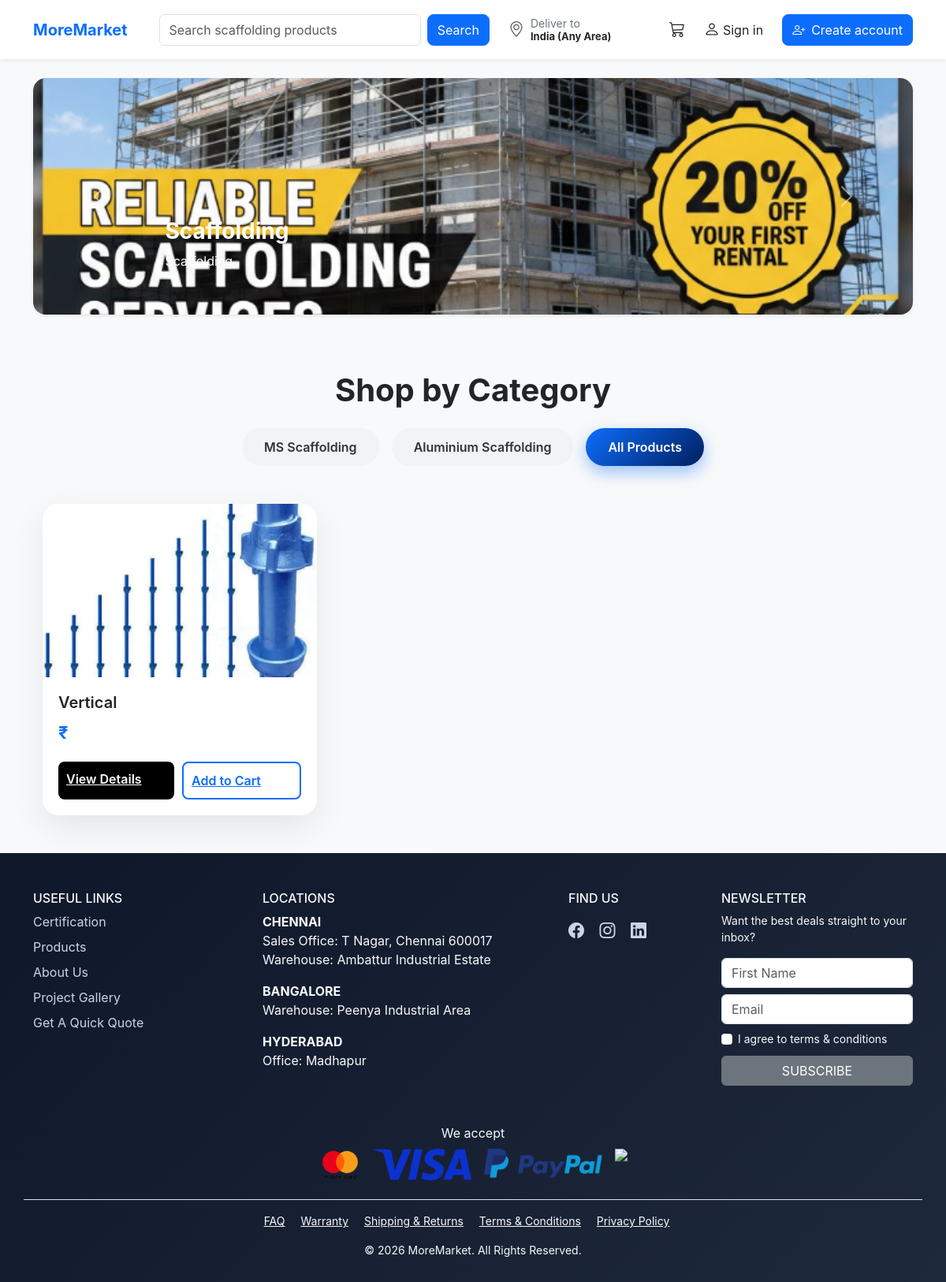
The page / on the database its author committed.
### customer/models.py (models this page shows, shortened)
class Banner(models.Model):
    title = models.CharField(max_length=200)
    subtitle = models.CharField(max_length=300, blank=True)
    image = models.ImageField(upload_to='banners/')
    is_active = models.BooleanField(default=True)
    created_at = models.DateTimeField(auto_now_add=True)

### products/models.py (models this page shows)
class Product(models.Model):
    CATEGORY_CHOICES = (
        ('MS', 'MS Scaffolding'),
        ('AL', 'Aluminium Scaffolding'),
    )
    name = models.CharField(max_length=200)
    description = models.TextField()
    image = models.ImageField(upload_to='products/')
    category = models.CharField(max_length=2, choices=CATEGORY_CHOICES)
    is_featured = models.BooleanField(default=False)
    is_active = models.BooleanField(default=True)  # ✅ ADD THIS
    created_at = models.DateTimeField(auto_now_add=True)

### customer/views.py (the view)
# urls.py: path('', views.customer_home, name='customer_home'),
def customer_home(request):
    banners = Banner.objects.filter(is_active=True)
    category = request.GET.get("category")
    if category:
        products = Product.objects.filter(category=category, is_active=True)
    else:
        products = Product.objects.filter(is_active=True)
    return render(request, 'customer/customer.html', {
        'banners': banners,
        'products': products,
        'active_category': category
    })

### templates/customer/customer.html
{% extends 'base.html' %}
{% load static %}
{% block content %}
<div class="container mt-4">
    <div id="heroCarousel" class="carousel slide mb-4" data-bs-ride="carousel">
    <div class="carousel-inner rounded-4 shadow-sm">
        {% for banner in banners %}
        <div class="carousel-item {% if forloop.first %}active{% endif %}">
            <img src="{{ banner.image.url }}"
                 class="d-block w-100"
                 style="height:300px; object-fit:cover;">
            <div class="carousel-caption text-start">
                <h3 class="fw-bold">{{ banner.title }}</h3>
                <p>{{ banner.subtitle }}</p>
            </div>
        </div>
        {% endfor %}
    </div>
    <button class="carousel-control-prev" type="button" data-bs-target="#heroCarousel" data-bs-slide="prev">
        <span class="carousel-control-prev-icon"></span>
    </button>
    <button class="carousel-control-next" type="button" data-bs-target="#heroCarousel" data-bs-slide="next">
        <span class="carousel-control-next-icon"></span>
    </button>
</div>
    {% load static %}
<div class="container py-5">
    <div class="text-center mb-5">
        <h2 class="fw-bold display-6">Shop by Category</h2>
        <div class="d-flex justify-content-center flex-wrap gap-3 mt-4">
            <a href="{% url 'customer_home' %}?category=MS"
               class="category-btn {% if active_category == 'MS' %}active-category{% endif %}">
               MS Scaffolding
            </a>
            <a href="{% url 'customer_home' %}?category=AL"
               class="category-btn {% if active_category == 'AL' %}active-category{% endif %}">
               Aluminium Scaffolding
            </a>
            <a href="{% url 'customer_home' %}"
               class="category-btn {% if not active_category %}active-category{% endif %}">
               All Products
            </a>
        </div>
    </div>
    <div class="row g-4">
        {% for product in products %}
        <div class="col-12 col-md-6 col-lg-4">
            <div class="premium-card">
                <div class="premium-image">
                    <img src="{{ product.image.url }}" alt="{{ product.name }}">
                </div>
                <div class="premium-body">
                    <h5 class="fw-semibold">{{ product.name }}</h5>
                    <div class="premium-price">
                        ₹ {{ product.price }}
                    </div>
                    <div class="premium-actions mt-3">
                        <a href="{% url 'product_detail' product.id %}"
                           class="btn-buy">
                           View Details
                        </a>
                        <a href="{% url 'orders:add_to_cart' product.id %}"
                           class="btn-cart">
                           Add to Cart
                        </a>
                    </div>
                </div>
            </div>
        </div>
        {% empty %}
        <div class="col-12">
            <div class="text-center py-5">
                <h5 class="text-muted">No products available in this category.</h5>
            </div>
        </div>
        {% endfor %}
    </div>
</div>
{% endblock %}

### static/css/main.css (style rules this page uses)
body { background: #f4f6f9; font-family: 'Inter', sans-serif; overflow-x: hidden; opacity: 0; transition: opacity 0.4s ease-in-out; }
body { animation: fadeInPage 0.6s ease-in-out; animation: smoothAppear 0.5s ease-in-out; }
.carousel-item img { transition: transform 0.8s ease; }
.carousel-item.active img { transform: scale(1.05); }
.carousel-caption { animation: fadeSlide 1s ease-in-out; }
.category-btn { padding: 12px 28px; border-radius: 50px; background: #f1f3f6; text-decoration: none; font-weight: 600; color: #333; transition: 0.3s; }
.active-category { background: linear-gradient(135deg, #0d6efd, #001f5f); color: white; box-shadow: 0 8px 20px rgba(13,110,253,0.4); }
.premium-card { background: white; border-radius: 20px; overflow: hidden; box-shadow: 0 15px 40px rgba(0,0,0,0.08); transition: 0.3s ease; }
.premium-image { height: 220px; overflow: hidden; }
.premium-image img { width: 100%; height: 100%; object-fit: cover; }
.premium-body { padding: 20px; }
.premium-price { font-size: 22px; font-weight: bold; color: #0d6efd; margin: 10px 0 20px; }
.premium-actions { display: flex; gap: 10px; }
.btn-buy { flex: 1; padding: 10px; border-radius: 8px; border: none; background: #000; color: white; font-weight: 600; }
.btn-cart { flex: 1; padding: 10px; border-radius: 8px; border: 2px solid #0d6efd; background: white; color: #0d6efd; font-weight: 600; }

### rows shown on the page
Banner: image (picture), title "Scaffolding", subtitle "Scaffolding"
Product: image (picture), name "Vertical"
